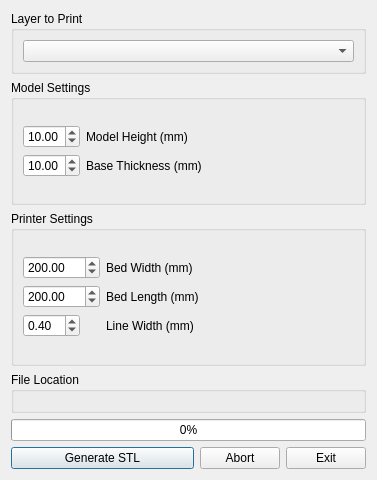
<?xml version="1.0" encoding="UTF-8"?>
<ui version="4.0">
 <class>StlGeneratorDialogBase</class>
 <widget class="QDialog" name="StlGeneratorDialogBase">
  <property name="geometry">
   <rect>
    <x>0</x>
    <y>0</y>
    <width>377</width>
    <height>480</height>
   </rect>
  </property>
  <property name="windowTitle">
   <string>STLGenerator</string>
  </property>
  <property name="windowIcon">
   <iconset resource="resources.qrc">
    <normaloff>:/plugins/stl_generator/icon.png</normaloff>:/plugins/stl_generator/icon.png</iconset>
  </property>
  <layout class="QVBoxLayout" name="verticalLayout_3">
   <item>
    <widget class="QGroupBox" name="groupBox">
     <property name="title">
      <string>Layer to Print</string>
     </property>
     <property name="flat">
      <bool>false</bool>
     </property>
     <layout class="QVBoxLayout" name="verticalLayout">
      <item>
       <widget class="QgsMapLayerComboBox" name="layers_comboBox">
        <property name="showCrs">
         <bool>true</bool>
        </property>
       </widget>
      </item>
     </layout>
    </widget>
   </item>
   <item>
    <widget class="QGroupBox" name="groupBox_2">
     <property name="title">
      <string>Model Settings</string>
     </property>
     <layout class="QVBoxLayout" name="verticalLayout_2">
      <item>
       <layout class="QFormLayout" name="formLayout">
        <property name="sizeConstraint">
         <enum>QLayout::SetFixedSize</enum>
        </property>
        <property name="fieldGrowthPolicy">
         <enum>QFormLayout::AllNonFixedFieldsGrow</enum>
        </property>
        <item row="0" column="0">
         <spacer name="verticalSpacer">
          <property name="orientation">
           <enum>Qt::Vertical</enum>
          </property>
          <property name="sizeHint" stdset="0">
           <size>
            <width>20</width>
            <height>40</height>
           </size>
          </property>
         </spacer>
        </item>
        <item row="2" column="0">
         <widget class="QDoubleSpinBox" name="printHeight_input">
          <property name="value">
           <double>10.000000000000000</double>
          </property>
         </widget>
        </item>
        <item row="2" column="1">
         <widget class="QLabel" name="printHeight_label">
          <property name="text">
           <string>Model Height (mm)</string>
          </property>
         </widget>
        </item>
        <item row="3" column="0">
         <widget class="QDoubleSpinBox" name="baseHeight_input">
          <property name="value">
           <double>10.000000000000000</double>
          </property>
         </widget>
        </item>
        <item row="3" column="1">
         <widget class="QLabel" name="base_label">
          <property name="text">
           <string>Base Thickness (mm)</string>
          </property>
         </widget>
        </item>
        <item row="4" column="0">
         <spacer name="verticalSpacer_2">
          <property name="orientation">
           <enum>Qt::Vertical</enum>
          </property>
          <property name="sizeHint" stdset="0">
           <size>
            <width>20</width>
            <height>40</height>
           </size>
          </property>
         </spacer>
        </item>
       </layout>
      </item>
     </layout>
    </widget>
   </item>
   <item>
    <widget class="QGroupBox" name="groupBox_3">
     <property name="title">
      <string>Printer Settings</string>
     </property>
     <layout class="QVBoxLayout" name="verticalLayout_4">
      <item>
       <layout class="QFormLayout" name="formLayout_2">
        <property name="sizeConstraint">
         <enum>QLayout::SetFixedSize</enum>
        </property>
        <property name="fieldGrowthPolicy">
         <enum>QFormLayout::AllNonFixedFieldsGrow</enum>
        </property>
        <item row="0" column="0">
         <spacer name="verticalSpacer_5">
          <property name="orientation">
           <enum>Qt::Vertical</enum>
          </property>
          <property name="sizeHint" stdset="0">
           <size>
            <width>20</width>
            <height>40</height>
           </size>
          </property>
         </spacer>
        </item>
        <item row="1" column="1">
         <widget class="QLabel" name="label_6">
          <property name="text">
           <string>Bed Width (mm)</string>
          </property>
         </widget>
        </item>
        <item row="2" column="1">
         <widget class="QLabel" name="label_7">
          <property name="text">
           <string>Bed Length (mm)</string>
          </property>
         </widget>
        </item>
        <item row="3" column="1">
         <widget class="QLabel" name="label_8">
          <property name="text">
           <string>Line Width (mm)</string>
          </property>
         </widget>
        </item>
        <item row="4" column="0">
         <spacer name="verticalSpacer_4">
          <property name="orientation">
           <enum>Qt::Vertical</enum>
          </property>
          <property name="sizeHint" stdset="0">
           <size>
            <width>20</width>
            <height>40</height>
           </size>
          </property>
         </spacer>
        </item>
        <item row="1" column="0">
         <widget class="QDoubleSpinBox" name="bedWidth_input">
          <property name="maximum">
           <double>10000.000000000000000</double>
          </property>
          <property name="value">
           <double>200.000000000000000</double>
          </property>
         </widget>
        </item>
        <item row="2" column="0">
         <widget class="QDoubleSpinBox" name="bedLength_input">
          <property name="maximum">
           <double>10000.000000000000000</double>
          </property>
          <property name="value">
           <double>200.000000000000000</double>
          </property>
         </widget>
        </item>
        <item row="3" column="0">
         <widget class="QDoubleSpinBox" name="lineWidth_input">
          <property name="singleStep">
           <double>0.100000000000000</double>
          </property>
          <property name="value">
           <double>0.400000000000000</double>
          </property>
         </widget>
        </item>
       </layout>
      </item>
     </layout>
    </widget>
   </item>
   <item>
    <widget class="QGroupBox" name="groupBox_4">
     <property name="title">
      <string>File Location</string>
     </property>
     <layout class="QVBoxLayout" name="verticalLayout_5">
      <item>
       <widget class="QgsFileWidget" name="saveLocation_input">
        <property name="storageMode">
         <enum>QgsFileWidget::GetDirectory</enum>
        </property>
       </widget>
      </item>
     </layout>
    </widget>
   </item>
   <item>
    <widget class="QProgressBar" name="progress">
     <property name="value">
      <number>0</number>
     </property>
    </widget>
   </item>
   <item>
    <layout class="QHBoxLayout" name="horizontalLayout" stretch="12,2,2">
     <item>
      <widget class="QPushButton" name="generateSTL_button">
       <property name="text">
        <string>Generate STL</string>
       </property>
      </widget>
     </item>
     <item>
      <widget class="QPushButton" name="abort_button">
       <property name="text">
        <string>Abort</string>
       </property>
      </widget>
     </item>
     <item>
      <widget class="QPushButton" name="exit_button">
       <property name="text">
        <string>Exit</string>
       </property>
       <property name="default">
        <bool>false</bool>
       </property>
       <property name="flat">
        <bool>false</bool>
       </property>
      </widget>
     </item>
    </layout>
   </item>
  </layout>
 </widget>
 <customwidgets>
  <customwidget>
   <class>QgsFileWidget</class>
   <extends>QWidget</extends>
   <header>qgsfilewidget.h</header>
  </customwidget>
  <customwidget>
   <class>QgsMapLayerComboBox</class>
   <extends>QComboBox</extends>
   <header>qgsmaplayercombobox.h</header>
  </customwidget>
 </customwidgets>
 <resources>
  <include location="resources.qrc"/>
 </resources>
 <connections/>
</ui>
